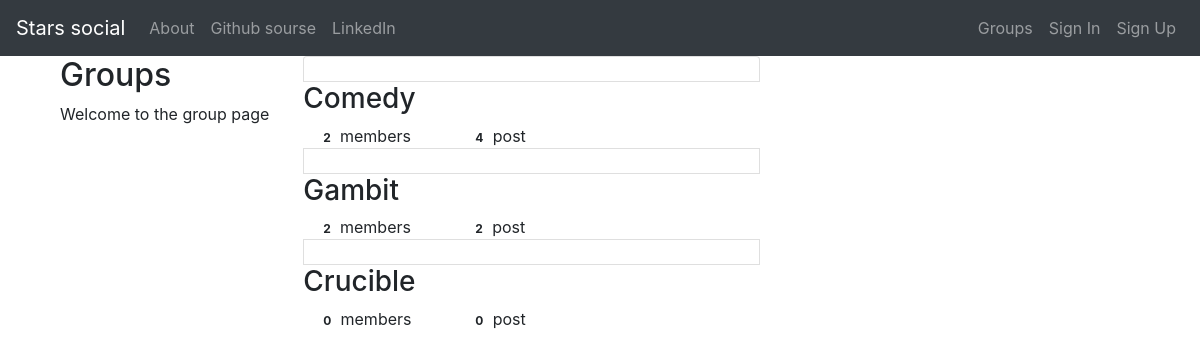
Before: /groups/ with the older database file.
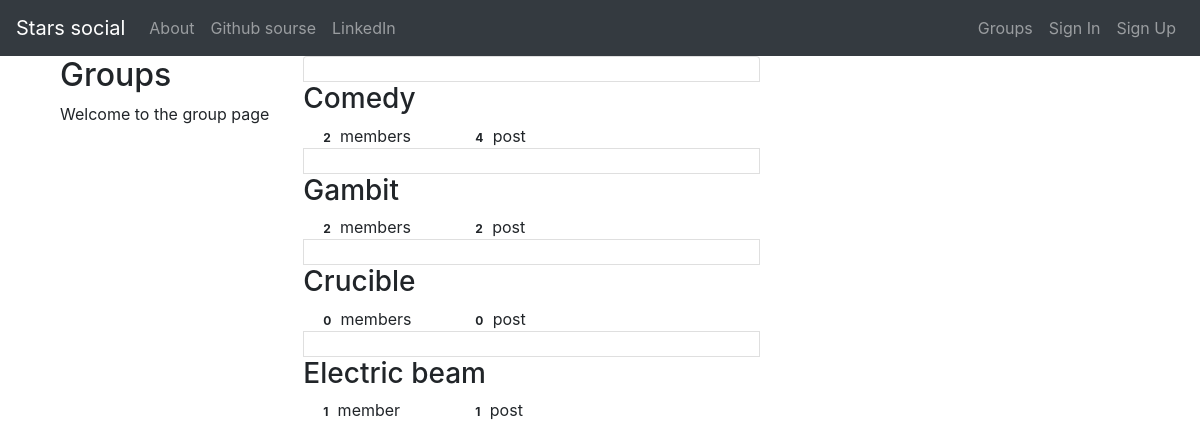
After: the same page with the newer database file.
### groups/models.py (models this page shows, shortened)
class Group(models.Model):
    name = models.CharField(max_length=200,
                            unique=True,
                            validators=[validate_slug])
    name__text = "Maximum sibols 200, only characters numbers, spaces, underlines and dashes"
    slug = models.SlugField(allow_unicode=True, max_length=200, unique=True)
    description = models.TextField(blank=True, default='')
    description_html = models.TextField(editable=False, blank=True, default='')
    members = models.ManyToManyField(to=User, through='GroupMember')

### groups/views.py (the view)
# urls.py: path('', views.ListGroup.as_view(), name='all'),
class ListGroup(generic.ListView):
    model = models.Group

### groups/templates/groups/group_list.html (shortened to what this page needs)
{% extends 'groups/group_base.html' %}
{% block pregroup %}
<div class='col-md-4'>
    <div class='content'>
        <h2>Groups</h2>
        <p>Welcome to the group page</p>
    </div>
</div>
{% endblock pregroup %}
{% block group_content %}
<div class='col-md-8'>
    <div class='list-group'>
        {% for group in object_list %}
        <a class='list-group-item' href="{% url 'groups:single' slug=group.slug %}"></a>
        <h3 class='title list-group-item-heading'>{{group.name}}</h3>
        <div class='list-group-item-text container-fluid'>
            <div class='row'>
                <div class='col-md-4'>
                    <span class='badge'>{{group.members.count}}</span>
                    member{{group.members.count|pluralize}}
                </div>
                <div class='col-md-4'>
                    <span class='badge'>{{group.posts.count}}</span>
                    post{{group.post.count|pluralize}}
                </div>
            </div>
        </div>
        {% endfor %}
    </div>
</div>
{% endblock group_content %}

Changed rows visible on the page:
added Group: name "Electric beam", members.count "1", posts.count "1"
